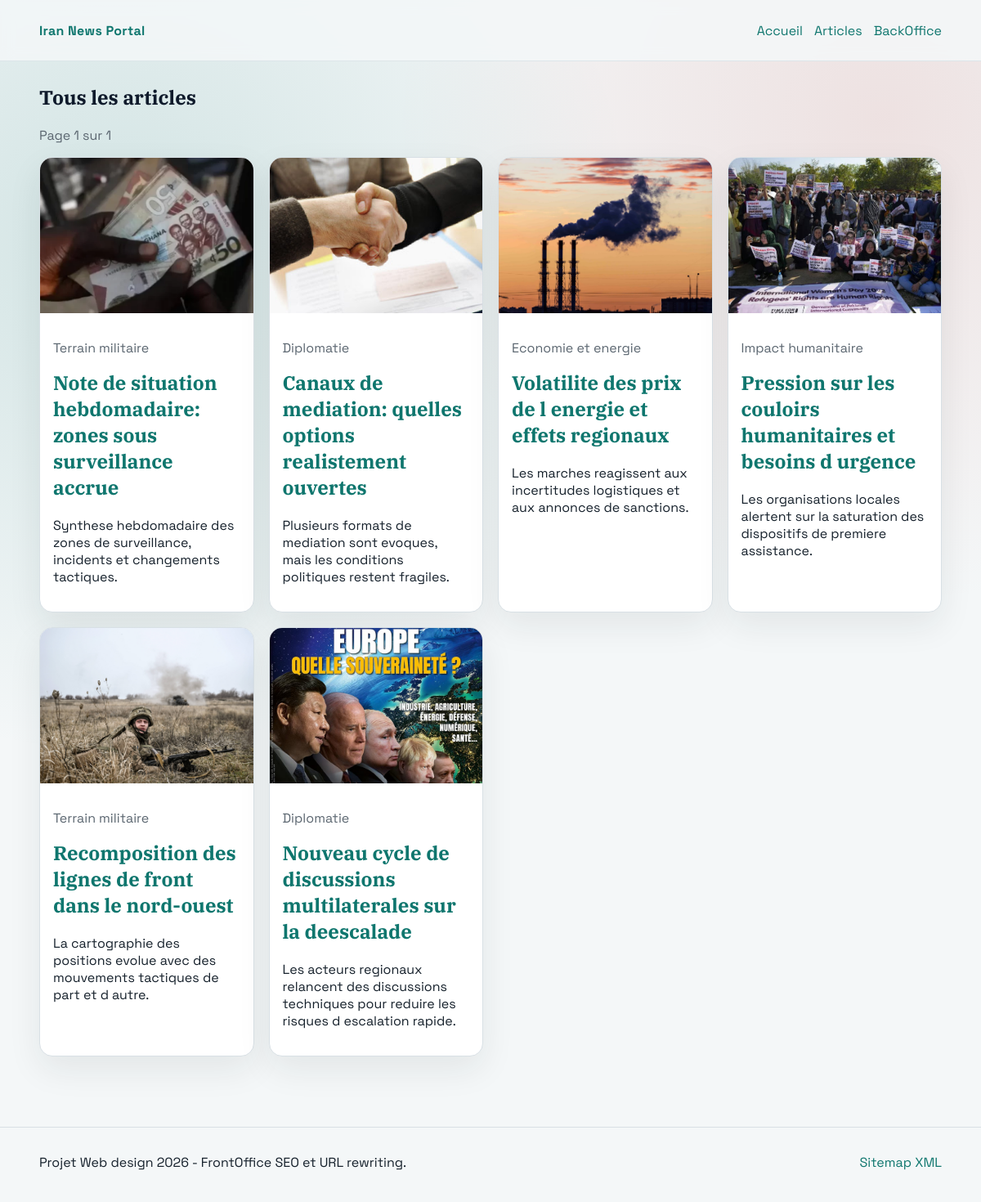
The page /articles on the database its author committed.
### tables this page shows
CREATE TABLE IF NOT EXISTS articles (
    id INT UNSIGNED AUTO_INCREMENT PRIMARY KEY,
    category_id INT UNSIGNED NULL,
    title VARCHAR(220) NOT NULL,
    slug VARCHAR(220) NOT NULL UNIQUE,
    summary TEXT NOT NULL,
    content MEDIUMTEXT NOT NULL,
    image_path VARCHAR(255) NULL,
    meta_title VARCHAR(60) NOT NULL,
    meta_description VARCHAR(160) NOT NULL,
    status ENUM('draft', 'published') NOT NULL DEFAULT 'draft',
    published_at DATETIME NULL,
    created_at TIMESTAMP NOT NULL DEFAULT CURRENT_TIMESTAMP,
    updated_at TIMESTAMP NOT NULL DEFAULT CURRENT_TIMESTAMP ON UPDATE CURRENT_TIMESTAMP,
    CONSTRAINT fk_articles_category
        FOREIGN KEY (category_id)
        REFERENCES categories(id)
        ON DELETE SET NULL
        ON UPDATE CASCADE,
    INDEX idx_articles_slug (slug),
    INDEX idx_articles_status_published_at (status, published_at),
    INDEX idx_articles_category_id (category_id)
);

CREATE TABLE IF NOT EXISTS categories (
    id INT UNSIGNED AUTO_INCREMENT PRIMARY KEY,
    name VARCHAR(120) NOT NULL,
    slug VARCHAR(150) NOT NULL UNIQUE,
    description TEXT NULL,
    created_at TIMESTAMP NOT NULL DEFAULT CURRENT_TIMESTAMP,
    updated_at TIMESTAMP NOT NULL DEFAULT CURRENT_TIMESTAMP ON UPDATE CURRENT_TIMESTAMP
);

### app/Core/Request.php (called while the page is built, shortened)
<?php
final class Request
{
    public function method(): string
    {
        return strtoupper($_SERVER['REQUEST_METHOD'] ?? 'GET');
    }
    public function query(string $key, mixed $default = null): mixed
    {
        return $_GET[$key] ?? $default;
    }
}

### app/helpers.php (called while the page is built, shortened)
<?php
function app_config(string $key, mixed $default = null): mixed
{
    global $appConfig;
    $segments = explode('.', $key);
    $value = $appConfig;
    foreach ($segments as $segment) {
        $value = $value[$segment];
    }
    return $value;
}
function base_url(string $path = ''): string
{
    $base = rtrim((string) app_config('app.base_url', ''), '/');
    $normalized = '/' . ltrim($path, '/');
    return $base . ($path === '' ? '' : $normalized);
}
function e(mixed $value): string
{
    return htmlspecialchars((string) $value, ENT_QUOTES, 'UTF-8');
}
function render(string $view, array $data = []): void
{
    extract($data, EXTR_SKIP);
    require BASE_PATH . '/views/' . $view . '.php';
}

### app/Controllers/FrontController.php (called while the page is built, shortened)
<?php
final class FrontController
{
    private ArticleRepository $articles;
    public function __construct()
    {
        $this->articles = new ArticleRepository();
    }
    public function articles(Request $request, array $params): void
    {
        $page = (int) ($request->query('page', 1));
        $perPage = 6;
        $total = $this->articles->countPublished();
        $items = $this->articles->paginatePublished($page, $perPage);
        $totalPages = max(1, (int) ceil($total / $perPage));
        render('front/articles', [
            'articles' => $items,
            'page' => $page,
            'totalPages' => $totalPages,
            'metaTitle' => 'Articles - Guerre en Iran',
            'metaDescription' => 'Tous les articles recents sur la guerre en Iran.',
            'canonicalUrl' => base_url('/articles?page=' . $page),
        ]);
    }
}

### public/index.php (called while the page is built, shortened)
<?php
spl_autoload_register(static function (string $class): void {
    $prefix = 'App\\';
    $relative = substr($class, strlen($prefix));
    $file = BASE_PATH . '/app/' . str_replace('\\', '/', $relative) . '.php';
});
$appConfig = require BASE_PATH . '/config/config.php';
require BASE_PATH . '/app/helpers.php';
$router = new Router();
$router->get('/', [FrontController::class, 'home']);
$router->get('/articles', [FrontController::class, 'articles']);
$router->get('/article/{slug}', [FrontController::class, 'article']);
$router->get('/categorie/{slug}', [FrontController::class, 'category']);
$router->get('/robots.txt', [FrontController::class, 'robots']);
$router->get('/sitemap.xml', [FrontController::class, 'sitemap']);
$router->get('/admin/login', [AuthController::class, 'showLogin']);
$router->post('/admin/login', [AuthController::class, 'login']);
$router->post('/admin/logout', [AuthController::class, 'logout']);
$router->get('/admin', [AdminController::class, 'dashboard']);
$router->get('/admin/categories', [CategoryController::class, 'index']);
$router->get('/admin/categories/create', [CategoryController::class, 'create']);
$router->post('/admin/categories/create', [CategoryController::class, 'store']);
$router->get('/admin/categories/{id}/edit', [CategoryController::class, 'edit']);
$router->post('/admin/categories/{id}/edit', [CategoryController::class, 'update']);
$router->post('/admin/categories/{id}/delete', [CategoryController::class, 'delete']);
$router->get('/admin/articles', [ArticleController::class, 'index']);
$router->get('/admin/articles/create', [ArticleController::class, 'create']);
$router->post('/admin/articles/create', [ArticleController::class, 'store']);
$router->get('/admin/articles/{id}/edit', [ArticleController::class, 'edit']);
$router->post('/admin/articles/{id}/edit', [ArticleController::class, 'update']);
$router->post('/admin/articles/{id}/delete', [ArticleController::class, 'delete']);
$request = new Request();
$router->dispatch($request);

### app/Core/Database.php (called while the page is built, shortened)
<?php
final class Database
{
    private static ?PDO $connection = null;
    private static array $config = [];
    public static function init(array $config): void
    {
        self::$config = $config;
    }
    public static function connection(): PDO
    {
        if (self::$connection instanceof PDO) {
            return self::$connection;
        }
        $dsn = sprintf(
            'mysql:host=%s;port=%d;dbname=%s;charset=%s',
            self::$config['host'],
            self::$config['port'],
            self::$config['name'],
            self::$config['charset']
        );
        try {
            self::$connection = new PDO(
                $dsn,
                self::$config['user'],
                self::$config['pass'],
                [
                    PDO::ATTR_ERRMODE => PDO::ERRMODE_EXCEPTION,
                    PDO::ATTR_DEFAULT_FETCH_MODE => PDO::FETCH_ASSOC,
                    PDO::ATTR_EMULATE_PREPARES => false,
                ]
            );
        } catch (PDOException $exception) {
            throw new RuntimeException('Database connection failed: ' . $exception->getMessage());
        }
        return self::$connection;
    }
}

### app/Repositories/ArticleRepository.php (called while the page is built, shortened)
<?php
final class ArticleRepository
{
    public function countPublished(?int $categoryId = null): int
    {
        $sql = 'SELECT COUNT(*) FROM articles WHERE status = "published"';
        $params = [];
        $stmt = Database::connection()->prepare($sql);
        $stmt->execute($params);
        return (int) $stmt->fetchColumn();
    }
    public function paginatePublished(int $page, int $perPage): array
    {
        $offset = max(0, ($page - 1) * $perPage);
        $sql = 'SELECT a.id, a.title, a.slug, a.summary, a.image_path, a.published_at,
                       c.name AS category_name, c.slug AS category_slug
                FROM articles a
                LEFT JOIN categories c ON c.id = a.category_id
                WHERE a.status = "published"
                ORDER BY a.published_at DESC, a.id DESC
                LIMIT :limit OFFSET :offset';
        $stmt = Database::connection()->prepare($sql);
        $stmt->bindValue(':limit', $perPage, \PDO::PARAM_INT);
        $stmt->bindValue(':offset', $offset, \PDO::PARAM_INT);
        $stmt->execute();
        return $stmt->fetchAll();
    }
}

### config/config.php (called while the page is built, shortened)
<?php
return [
    'app' => [
        'name' => getenv('APP_NAME') ?: 'Iran News Portal',
        'base_url' => getenv('APP_BASE_URL') ?: 'http://localhost:8080',
        'timezone' => getenv('APP_TIMEZONE') ?: 'UTC',
    ],
    'db' => [
        'host' => getenv('DB_HOST') ?: 'db',
        'port' => (int) (getenv('DB_PORT') ?: 3306),
        'name' => getenv('DB_NAME') ?: 'iran_news',
        'user' => getenv('DB_USER') ?: 'iran_user',
        'pass' => getenv('DB_PASSWORD') ?: 'iran_pass',
        'charset' => getenv('DB_CHARSET') ?: 'utf8mb4',
    ],
    'seo' => [
        'default_title' => 'Actualites sur la guerre en Iran',
        'default_description' => 'Analyse, chronologie et decryptage de la guerre en Iran.',
    ],
];

### views/front/articles.php (the view, shortened to what this page needs)
<?php require BASE_PATH . '/views/partials/front_header.php'; ?>
<?php $defaultImage = '/assets/img/news-placeholder.svg'; ?>
<section>
    <h1>Tous les articles</h1>
    <p class="muted">Page <?= e((string) $page) ?> sur <?= e((string) $totalPages) ?></p>
    <?php if (empty($articles)): ?>
        <p>Aucun article publie.</p>
    <?php else: ?>
        <div class="grid cards">
            <?php foreach ($articles as $article): ?>
                <article class="card">
                    <?php $imagePath = (string) ($article['image_path'] ?: $defaultImage); ?>
                    <img
                        src="<?= e(base_url($imagePath)) ?>"
                        alt="Image article <?= e($article['title']) ?>"
                        loading="lazy"
                    >
                    <div class="card-body">
                        <p class="muted"><?= e((string) $article['category_name']) ?></p>
                        <h2>
                            <a href="<?= e(base_url('/article/' . $article['slug'])) ?>">
                                <?= e($article['title']) ?>
                            </a>
                        </h2>
                        <p><?= e($article['summary']) ?></p>
                    </div>
                </article>
            <?php endforeach; ?>
        </div>
    <?php endif; ?>
</section>
<?php require BASE_PATH . '/views/partials/front_footer.php'; ?>

### app/Core/Router.php (shortened to what this page needs)
<?php
final class Router
{
    private array $routes = [
        'GET' => [],
        'POST' => [],
    ];
    public function dispatch(Request $request): void
    {
        $method = $request->method();
        $path = $request->path();
        $routes = $this->routes[$method] ?? [];
        foreach ($routes as $route) {
            $regex = $this->toRegex($route['pattern']);
            if (!preg_match($regex, $path, $matches)) {
                continue;
            }
            $params = [];
            $handler = $route['handler'];
            if (is_array($handler)) {
                [$class, $action] = $handler;
                $instance = new $class();
                $instance->{$action}($request, $params);
                return;
            }
        }
    }
    private function add(string $method, string $pattern, callable|array|string $handler): void
    {
        $this->routes[$method][] = [
            'pattern' => $this->normalizePattern($pattern),
            'handler' => $handler,
        ];
    }
    private function normalizePattern(string $pattern): string
    {
        if ($pattern === '/') {
            return '/';
        }
        return '/' . trim($pattern, '/');
    }
    private function toRegex(string $pattern): string
    {
        $escaped = preg_quote($pattern, '#');
        $escaped = preg_replace('#\\\{([a-zA-Z_][a-zA-Z0-9_]*)\\\}#', '(?P<$1>[^/]+)', $escaped) ?? $escaped;
        return '#^' . $escaped . '$#';
    }
}

### public/assets/css/app.css (style rules this page uses)
:root { --bg: #f4f7f8; --surface: #ffffff; --surface-2: #e9eef0; --text: #15202b; --muted: #5b6670; --line: #d8e0e5; --primary: #0f766e; --primary-dark: #0b5f58; --danger: #b42318; --success: #137a1e; --shadow: 0 16px 40px rgba(21, 32, 43, 0.08); }
* { box-sizing: border-box; }
html, body { margin: 0; padding: 0; }
body { font-family: 'Space Grotesk', sans-serif; color: var(--text); background: radial-gradient(circle at 12% 20%, rgba(15, 118, 110, 0.15), transparent 40%), radial-gradient(circle at 90% 10%, rgba(180, 35, 24, 0.1), transparent 35%), var(--bg); min-height: 100vh; }
h1, h2, h3, h4, h5, h6 { font-family: 'IBM Plex Serif', serif; margin-top: 0; color: #0f1a2b; }
a { color: var(--primary); text-decoration: none; }
.grid { display: grid; gap: 18px; }
.cards { grid-template-columns: repeat(auto-fit, minmax(240px, 1fr)); }
.card, .stat-card { background: var(--surface); border: 1px solid var(--line); border-radius: 16px; overflow: hidden; box-shadow: var(--shadow); }
.card img { width: 100%; height: 190px; object-fit: cover; display: block; }
.card-body { padding: 16px; }
.muted { color: var(--muted); }

### rows shown on the page
articles: image_path (picture), category.name "Terrain militaire", title "Note de situation hebdomadaire: zones sous surveillance accrue", summary "Synthese hebdomadaire des zones de surveillance, incidents et changements tactiques."
articles: image_path (picture), category.name "Diplomatie", title "Canaux de mediation: quelles options realistement ouvertes", summary "Plusieurs formats de mediation sont evoques, mais les conditions politiques restent fragiles."
articles: image_path (picture), category.name "Economie et energie", title "Volatilite des prix de l energie et effets regionaux", summary "Les marches reagissent aux incertitudes logistiques et aux annonces de sanctions."
articles: image_path (picture), category.name "Impact humanitaire", title "Pression sur les couloirs humanitaires et besoins d urgence", summary "Les organisations locales alertent sur la saturation des dispositifs de premiere assistance."
articles: image_path (picture), category.name "Terrain militaire", title "Recomposition des lignes de front dans le nord-ouest", summary "La cartographie des positions evolue avec des mouvements tactiques de part et d autre."
articles: image_path (picture), category.name "Diplomatie", title "Nouveau cycle de discussions multilaterales sur la deescalade", summary "Les acteurs regionaux relancent des discussions techniques pour reduire les risques d escalation rapide."

### other values the page prints
$totalPages "1"
